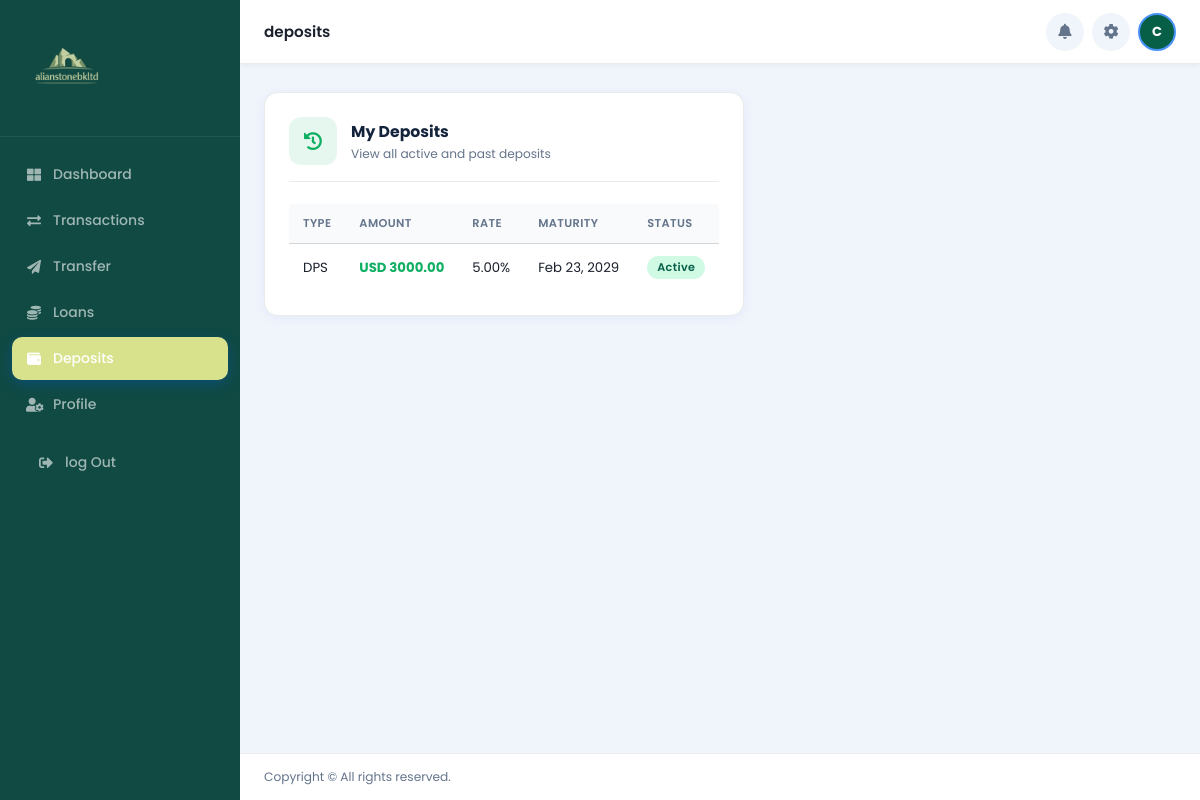
The app's page /deposits/ (signed in) with its own data.
### app/models.py (models this page shows, shortened)
class Deposit(models.Model):
    DEPOSIT_TYPE_CHOICES = [
        ('Demand',   'Demand Deposit'),
        ('Fixed', 'Fixed Deposit'),
    ]
    STATUS_CHOICES = [
        ('Active',   'Active'),
        ('Matured',  'Matured'),
        ('Closed',   'Closed'),
    ]
    user = models.ForeignKey(User, on_delete=models.CASCADE, related_name='deposits')
    deposit_type = models.CharField(max_length=10, choices=DEPOSIT_TYPE_CHOICES)
    amount = models.DecimalField(max_digits=14, decimal_places=2)
    duration_months = models.PositiveIntegerField()
    interest_rate = models.DecimalField(max_digits=5, decimal_places=2, default=Decimal('5.00'))
    maturity_date = models.DateField(blank=True, null=True)
    status = models.CharField(max_length=20, choices=STATUS_CHOICES, default='Active')
    created_at = models.DateTimeField(default=timezone.now)  # ✅ editable
    class Meta:
        ordering = ['-created_at']
        verbose_name = 'Deposit'

### app/views.py (the view, shortened to what this page needs)
# urls.py: path('deposits/',      views.deposits,      name='deposits'),
@login_required(login_url='app:login')
def deposits(request):
    profile        = getattr(request.user, 'profile', None)
    first_name     = request.user.first_name or request.user.username
    user_deposits  = Deposit.objects.filter(user=request.user)
    context = {
        'profile':       profile,
        'first_name':    first_name,
        'user_deposits': user_deposits,
        'currency_display': profile.currency if profile else 'USD',
    }
    return render(request, 'app/deposits.html', context)

### app/templates/app/deposits.html (shortened to what this page needs)
{% load static %}
<!DOCTYPE html>
<html lang="en">
<head>
    <link rel="stylesheet" href="https://use.fontawesome.com/releases/v5.15.4/css/all.css">
    <link rel="stylesheet" href="{% static 'app/dashboard.css' %}">
    <link rel="stylesheet" href="{% static 'app/pages.css' %}">
</head>
<body>
    <aside class="sidebar" id="sidebar">
        <div class="sidebar-brand">
            <img src="{% static 'app/image/logo.png' %}" alt="">
        </div>
        <nav class="sidebar-nav">
            <a href="/dashboard" class="nav-item"><i class="fas fa-th-large"></i> Dashboard</a>
            <a href="{% url 'app:transactions' %}" class="nav-item"><i class="fas fa-exchange-alt"></i>
                Transactions</a>
            <a href="{% url 'app:domestic_transfer' %}" class="nav-item"><i class="fas fa-paper-plane"></i>
                Transfer</a>
            <a href="/dashloans" class="nav-item"><i class="fas fa-coins"></i> Loans</a>
            <a href="/deposits" class="nav-item active"><i class="fas fa-wallet"></i> Deposits</a>
            <a href="/profile" class="nav-item"><i class="fas fa-user-cog"></i> Profile</a>
            <div class="sidebar-footer">
                <a href="{% url 'app:logout' %}" class="nav-item signout">
                    <i class="fas fa-sign-out-alt"></i> log Out
                </a>
            </div>
        </nav>
    </aside>
    <div class="main" id="main">
        <header class="topbar">
            <span class="topbar-title">deposits</span>
            <div class="topbar-right">
                <a href="{% url 'app:notifications' %}" class="icon-btn" style="text-decoration:none;">
                    <i class="fas fa-bell"></i>
                </a>
                <a href="{% url 'app:settings' %}" class="icon-btn" style="text-decoration:none;">
                    <i class="fas fa-cog text-primary"></i>
                </a>
                <a href="{% url 'app:profile' %}" style="text-decoration:none;">
                    <div class="avatar">
                        {{ first_name|first|upper }}
                    </div>
                </a>
            </div>
        </header>
        <div class="page">
            <div class="page-grid">
                <div class="pcard">
                    <div class="pcard__head">
                        <div class="pcard__icon pcard__icon--green"><i class="fas fa-history"></i></div>
                        <div>
                            <h2>My Deposits</h2>
                            <p>View all active and past deposits</p>
                        </div>
                    </div>
                    <div class="table-scroll">
                        <table>
                            <thead>
                                <tr>
                                    <th>Type</th>
                                    <th>Amount</th>
                                    <th>Rate</th>
                                    <th>Maturity</th>
                                    <th>Status</th>
                                </tr>
                            </thead>
                            <tbody>
                                {% if user_deposits %}
                                {% for dep in user_deposits %}
                                <tr>
                                    <td>{{ dep.deposit_type }}</td>
                                    <td class="credit">{{ currency_display }} {{ dep.amount }}</td>
                                    <td>{{ dep.interest_rate }}%</td>
                                    <td>{{ dep.maturity_date|date:"M d, Y"|default:"—" }}</td>
                                    <td><span class="pill pill--{{ dep.status|lower }}">{{ dep.status }}</span></td>
                                </tr>
                                {% endfor %}
                                {% else %}
                                <tr>
                                    <td colspan="5" class="empty-row"><i class="fas fa-wallet"></i>
                                        <p>No deposits yet</p>
                                    </td>
                                </tr>
                                {% endif %}
                            </tbody>
                        </table>
                    </div>
                </div>
            </div>
        </div>
        <footer class="dash-footer"><span>Copyright &copy; All rights reserved.</span></footer>
    </div>
</body>
</html>

### app/static/app/dashboard.css (style rules this page uses)
*, *::before, *::after { box-sizing: border-box; margin: 0; padding: 0; }
:root { --navy: #14233C; --blue: #005BE6; --blue-lt: #EBF2FF; --green: #0faf62; --green-lt: #e6f7f0; --amber: #f59e0b; --amber-lt: #fef3c7; --red: #e53e3e; --red-lt: #fff5f5; --bg: #f0f4fb; --white: #ffffff; --muted: #64748b; --border: rgba(0,0,0,0.08); --radius: 14px; --sidebar: 240px; }
body { font-family: 'Poppins', sans-serif; background: var(--bg); color: #1a202c; }
.sidebar { position: fixed; top: 0; left: 0; width: var(--sidebar); height: 100vh; background: #104A43; display: flex; flex-direction: column; z-index: 300; transition: transform .3s ease; overflow-y: auto; }
.sidebar-brand { display: flex; align-items: center; gap: 10px; padding: 20px 18px 16px; border-bottom: 1px solid rgba(255,255,255,0.08); }
.sidebar-brand img { width: 100px; }
.sidebar-nav { flex: 1; display: flex; flex-direction: column; padding: 16px 12px; gap: 3px; }
.nav-item { display: flex; align-items: center; gap: 11px; padding: 11px 14px; border-radius: 10px; color: rgba(255,255,255,0.6); text-decoration: none; font-size: 0.875rem; font-weight: 500; transition: all .2s; }
.nav-item i { width: 16px; text-align: center; }
.nav-item.active { background: #D8E28C; color: #fff; box-shadow: 0 4px 14px rgba(0,91,230,.3); }
.sidebar-footer { padding: 12px 12px 20px !important; }
.main { margin-left: var(--sidebar); min-height: 100vh; display: flex; flex-direction: column; transition: margin-left .3s ease; }
.topbar { position: sticky; top: 0; z-index: 100; height: 64px; background: var(--white); border-bottom: 1px solid var(--border); display: flex; align-items: center; padding: 0 24px; gap: 14px; box-shadow: 0 1px 6px rgba(0,0,0,.05); }
.topbar-title { flex: 1; font-weight: 600; font-size: .95rem; }
.topbar-right { display: flex; align-items: center; gap: 8px; }
.icon-btn { position: relative; background: var(--bg); border: none; cursor: pointer; width: 38px; height: 38px; border-radius: 50%; display: flex; align-items: center; justify-content: center; color: var(--muted); font-size: .95rem; transition: background .2s; }
.avatar { width: 38px; height: 38px; border-radius: 50%; background: #065f46; color: #fff; display: flex; align-items: center; justify-content: center; font-weight: 700; font-size: .82rem; overflow: hidden; border: 2px solid #4a93fb; }
.page { flex: 1; padding: 28px 24px 16px; }
.pill { display: inline-block; padding: 3px 10px; border-radius: 20px; font-size: .68rem; font-weight: 600; letter-spacing: .4px; }
.pill--active { background: #d1fae5; color: #065f46; }
.table-scroll { overflow-x: auto; -webkit-overflow-scrolling: touch; }
table { width: 100%; border-collapse: collapse; font-size: .83rem; }
thead th { background: #f8fafc; padding: 11px 16px; text-align: left; font-weight: 600; font-size: .72rem; color: var(--muted); text-transform: uppercase; letter-spacing: .4px; border-bottom: 1px solid var(--border); white-space: nowrap; }
tbody td { padding: 13px 16px; border-bottom: 1px solid var(--border); white-space: nowrap; }
tbody tr:last-child td { border-bottom: none; }
.credit { color: var(--green); font-weight: 700; }
.dash-footer { padding: 14px 24px; display: flex; justify-content: space-between; font-size: .76rem; color: var(--muted); border-top: 1px solid var(--border); background: var(--white); flex-wrap: wrap; gap: 4px; }

### records on screen
Deposit: deposit_type "DPS", currency_display "USD", amount "3000.00", interest_rate "5.00", maturity_date "Feb 23, 2029", status "Active"

### other values on screen
{{ first_name|first|upper }} "C"
